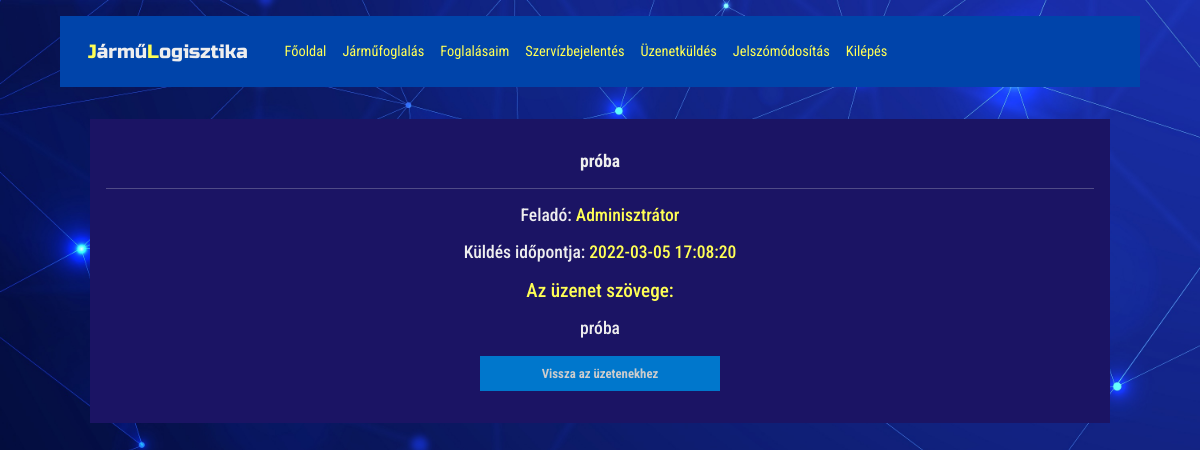
The page /messview?messID=6 (signed in) on the database its author committed.
### tables this page shows
CREATE TABLE `messages` (
  `messID` int(10) NOT NULL,
  `userID` int(10) NOT NULL,
  `senderID` varchar(100) NOT NULL,
  `sent_date` datetime NOT NULL,
  `subject` varchar(100) NOT NULL,
  `message` longtext NOT NULL,
  `viewed` tinyint(1) NOT NULL
);

CREATE TABLE `users` (
  `userID` int(10) NOT NULL,
  `username` varchar(30) NOT NULL,
  `password` varchar(255) NOT NULL,
  `name` varchar(100) NOT NULL,
  `email` varchar(100) NOT NULL,
  `telnumber` varchar(30) NOT NULL,
  `licence` char(1) NOT NULL,
  `activeUser` tinyint(1) NOT NULL
);

### mess_view.php (the view, shortened to what this page needs)
<?php
require './views/header.phtml';
require './connection.php';
if ($_SESSION['licence'] == "A") {
    require './views/adminmenu.phtml';
} else {
    require './views/menu.phtml';
}
$messID = $_GET['messID'];
$statement_m = $conn->prepare("SELECT * FROM messages WHERE messID = ?");
$statement_m->execute([$messID]);
$message = $statement_m->fetch(PDO::FETCH_ASSOC);
$sender = $message["senderID"];
$statement_s = $conn->prepare("SELECT * FROM users WHERE userID = ?");
$statement_s->execute([$sender]);
$sendname = $statement_s->fetch(PDO::FETCH_ASSOC);
?>
<div class="workContainer">
    <h2 class="regularCharBold"><?= $message['subject'] ?></h2>
    <hr>
    <h2 class="regularChar">Feladó: <span><?= $sendname['name'] ?></span></h2>
    <h2 class="regularChar">Küldés időpontja: <span><?= $message['sent_date'] ?></span></h2>
    <h2>Az üzenet szövege:</h2>
    <h2 class="regularChar"><?= $message['message'] ?></h2>
    <a href="messages" class="regularButton">Vissza az üzetenekhez</a>
</div>
<?php require './views/footer.phtml'; ?>

### public/style.css (style rules this page uses)
:root { --bg-color: #1b1464; --bg-color2: #2818d3; --bg-menu-color: #04a; --bg-error-color: #f22; --bg-ok-color: #282; --bg-font-color: #dedede; --bg-input-color: #ff9; --bg-btn-color: #07c; --link-color: #ccc; --hover-link-color: #fff; --hover-btn-color: #04a; --char-color: #eee; --char-color2: #ff5; --char-dark-color: #222; }
* { margin: 0; padding: 0; box-sizing: border-box; text-decoration: none; list-style: none; transition: all .2s linear; }
body { background-image: url("/public/bckg.jpg"); background-size: cover; }
h2 { color: var(--char-color2); text-align: center; margin: 1rem; font-size: 1.2rem; font-family: 'Roboto Condensed', sans-serif; }
span { color: var(--char-color2); }
hr { color: var(--char-color); }
.regularChar { font-size: 1.1rem; color: var(--char-color); font-family: 'Roboto Condensed', sans-serif; }
.regularCharBold { font-size: 1.1rem; color: var(--char-color); font-family: 'Roboto Condensed', sans-serif; font-weight: bold; }
.regularButton { display: block; margin: 1rem auto; text-align: center; background: var(--bg-btn-color); color: var(--link-color); padding: 0.5rem; width: 15rem; border: none; font-weight: bold; text-decoration: none; font-family: 'Roboto Condensed', sans-serif; }
.workContainer { width: 85%; padding: 1rem; margin: 2rem auto 1rem auto; background-color: var(--bg-color); }
@media screen and (max-width: 1200px) { body { font-size: 80%; } }

### rows shown on the page
messages: subject "próba", sent_date "2022-03-05 17:08:20", message "próba"
users: name "Adminisztrátor"
